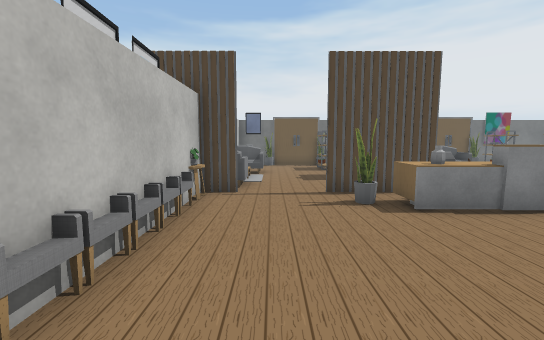
View 1 (above)

16 first-person views from a walk through a Unity game level. The camera is 1.4 m above the floor, tilts 6° down and sees 90° across. The floor is counted in squares, 1 m on a side. Each view is taken from the middle of a square. On the plan, view 1 faces up. The plan holds only what a view shows up to about 13 squares ahead; the rest is blank. The player is left out. Some animated figures are not drawn. Some surface patterns are stand-ins.

View 2
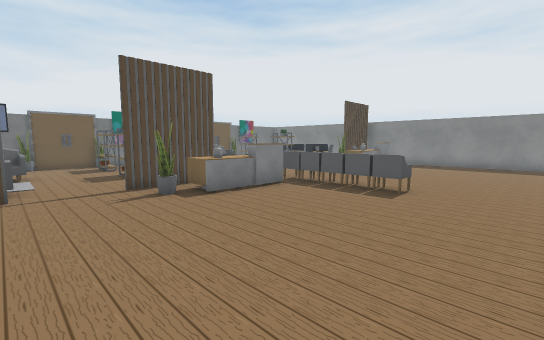

View 3
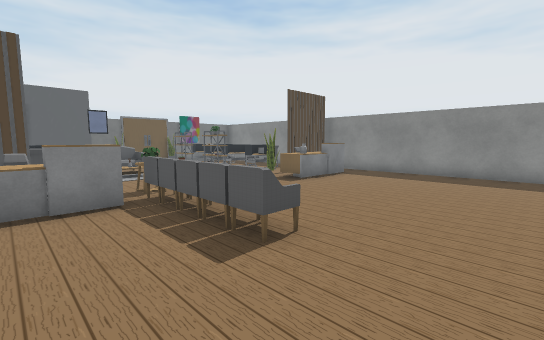

View 4
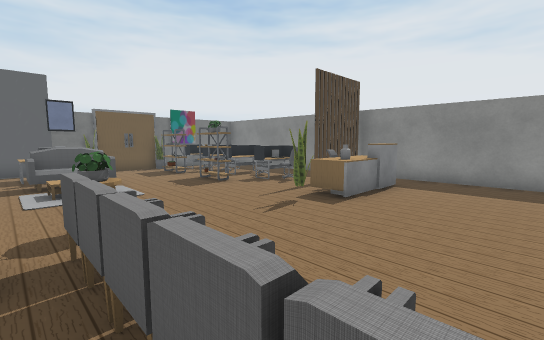

View 5
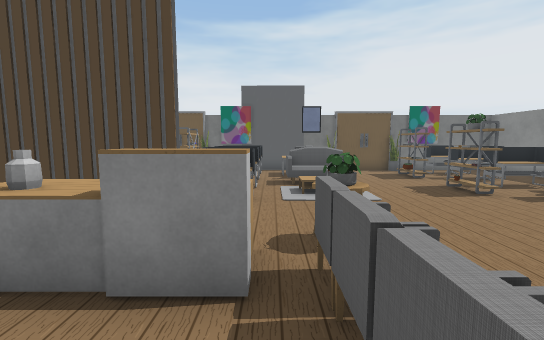

View 6
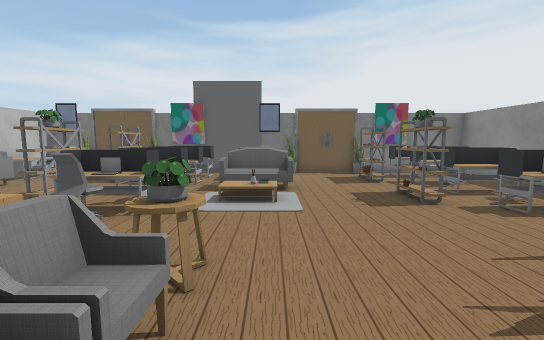

View 7
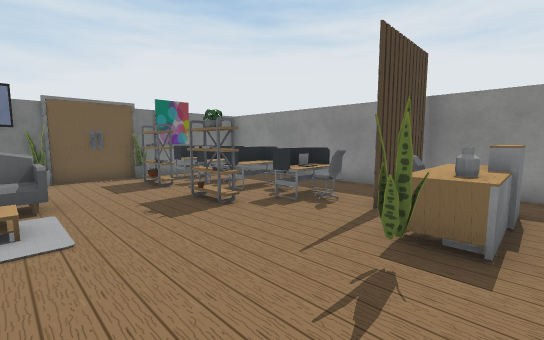

View 8
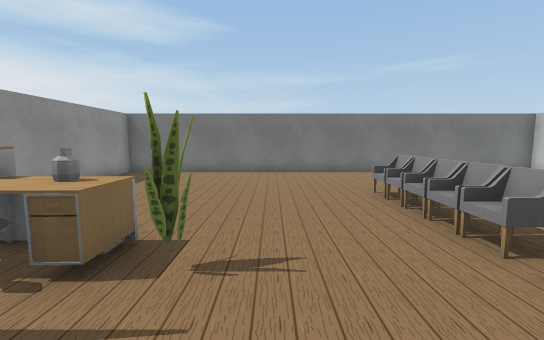

View 9
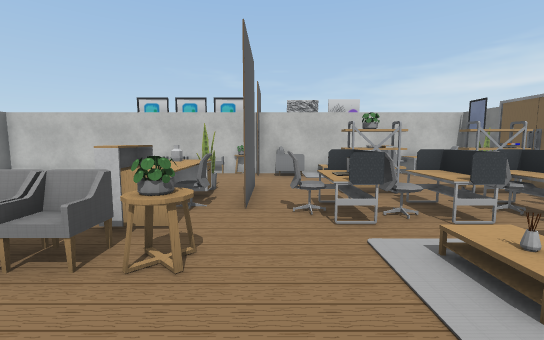

View 10
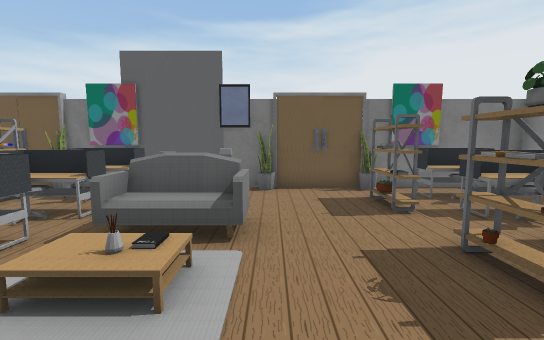

View 11
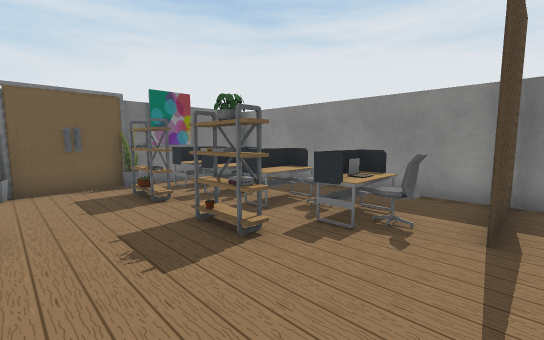

View 12
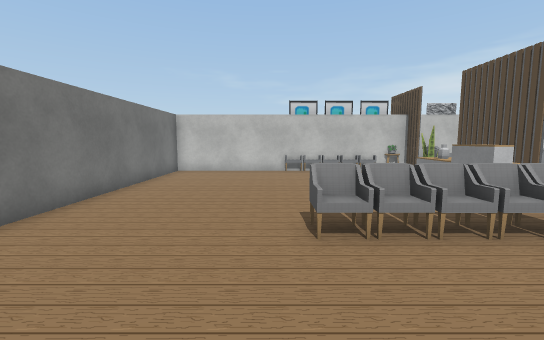

View 13
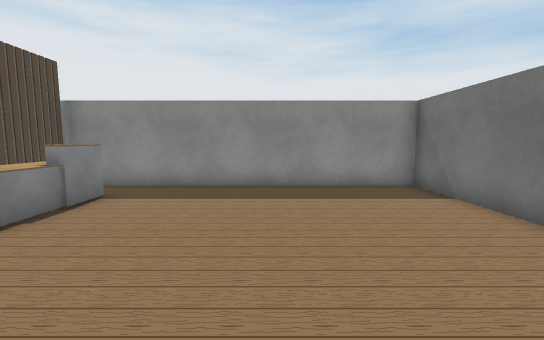

View 14
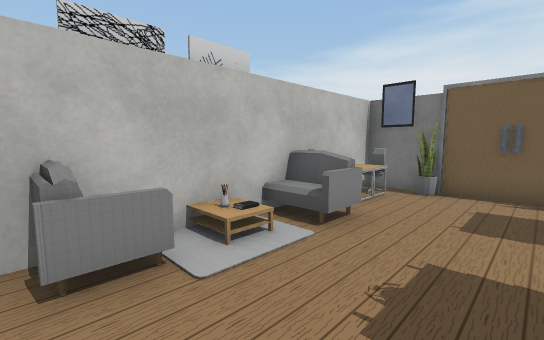

View 15
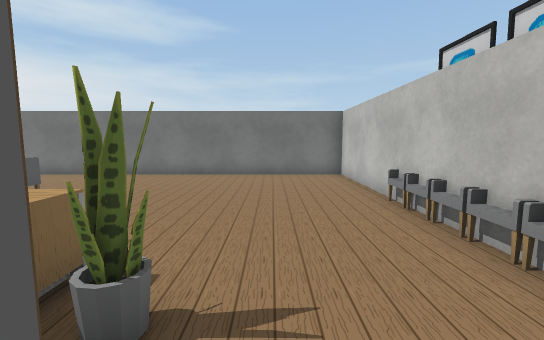

View 16
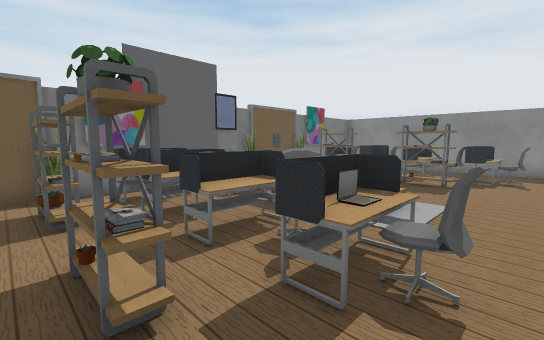

### Floor plan
Points are (right, up) in squares from view 1. A wall is a line through its corners. A room is listed if a view was taken in it or the views show most of it. See-through windows are left out.
Room 1 (views 1, 2, 3, 4, 5, 6, 7, 8, 9, 10, 11, 12, 13, 14, 15, 16)
walls: (3.6, 7.5) (1.5, 7.5) (3.6, 7.5); (-1.4, 7.5) (-2, 7.5); (16.5, 7.4) (13.3, 7.4); (7.6, 16.2) (4.5, 16.2); (-2, 11.5) (-2, -3.5) (16.6, -3.5) (16.6, 16.2) (13.4, 16.2); (2.6, 16.2) (0.5, 16.2); (11.5, 16.2) (9.4, 16.2); (-1.4, 16.2) (-2, 16.2) (-2, 15.4)
low walls: (6.6, 5.2) (7.3, 5.2); (6.6, 4.9) (6.6, 3.5); (6.5, 4.3) (7.3, 4.3); (7.3, 3.4) (6.6, 3.4) (6.6, 2.6); (7.3, 2.5) (6.4, 2.5); (6.5, 2.2) (6.5, 2.6)
objects: other object (-2, 8) to (-1, 9); sofa (-2, 12) to (-1, 13); other object (-2, 13); other object (-2, 14) to (-1, 14); desk (-2, 15) to (-1, 15); table (-1, 7); other object (-1, 9); mirror (-1, 16); other object (0, 16); other object (2, 6); other object (3, 5) to (6, 6); other object (3, 6) to (4, 6); shelf (3, 10); books (3, 11); shelf (3, 13); other object (3, 14); shelf (3, 15); other object (3, 16); other object (4, 7); desk (4, 9) to (5, 10); desk (4, 11) to (5, 12); desk (4, 13) to (5, 14); desk (4, 15) to (5, 15); other object (4, 16); other object (5, 8); other object (5, 9); table (7, 6) to (7, 7); sofa (7, 12) to (8, 13); other object (7, 14) to (8, 14); other object (7, 15) to (8, 15); mirror (8, 16); other object (9, 16); other object (11, 6); other object (12, 5) to (15, 6); other object (12, 6) to (13, 6); shelf (12, 10); other object (12, 11); shelf (12, 13); other object (12, 14); shelf (12, 15); other object (12, 16); other object (13, 7); desk (13, 9) to (15, 10); desk (13, 11) to (15, 12); desk (13, 13) to (15, 14); desk (13, 15) to (15, 15); other object (13, 16); other object (14, 8); other object (14, 9)

Positions as (right, up) in squares from view 1, and headings:
1: (0, 0), facing up
2: (-1, -1), facing up-right
3: (4, -1), facing up-right
4: (6, 2), facing up-right
5: (6, 3), facing up
6: (8, 4), facing up
7: (8, 5), facing up-right
8: (10, 9), facing down
9: (10, 8), facing left
10: (9, 8), facing up
11: (9, 7), facing up-right
12: (11, 1), facing left
13: (8, 1), facing right
14: (2, 8), facing up-left
15: (1, 8), facing down
16: (2, 8), facing up-right
